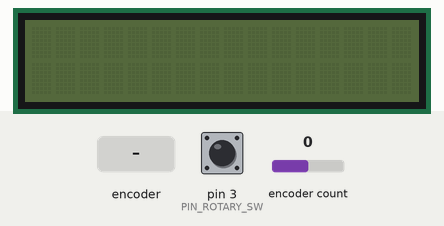
A program run on a simulated Arduino Nano, built with avr-gcc and run on an emulated ATmega328P. Parts: 16×2 character LCD. Inputs (shaded band) come from the test bench; at power-on: encoder count 0, pin 3 (PIN_ROTARY_SW) HIGH.

Above: at 5.6 s.
5.7 s: rotary encoder on pin 3 (PIN_ROTARY_SW) / pin 4 (PIN_ROTARY_DT) turned 3 steps (first pin leading)
At 7.4 s:
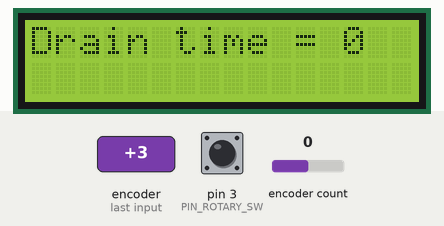
7.8 s: encoder count set to 1
At 8.2 s:
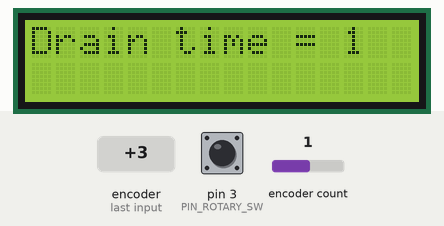
9.3 s: encoder count set to 2
At 10.5 s:
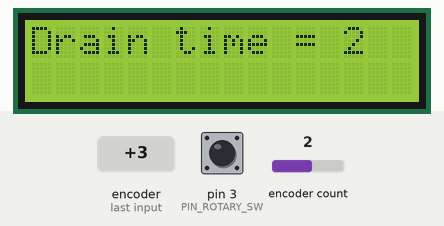
10.8 s: encoder count set to 3
At 16.1 s:
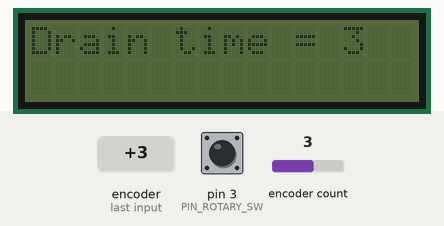
17.3 s: encoder count set to 4
At 18.5 s:
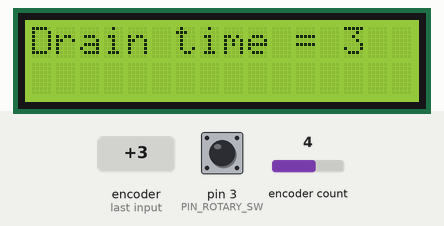
Timing chart, 0 to 20.3 s (numbered marks = the images above; inputs shaded):
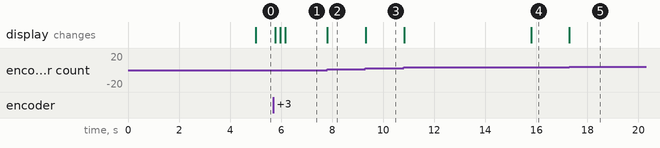

The program:

main.cpp
```cpp
#include <Arduino.h>
#include <LiquidCrystal_I2C.h>
#include "GyverEncoder.h"

#define PIN_ROTARY_CLK 5
#define PIN_ROTARY_DT 4
#define PIN_ROTARY_SW 3
#define LCD_BACKL 1
#define BACKL_TOUT 5

Encoder enc1(5, 4, 3);
LiquidCrystal_I2C lcd(0x27, 16, 2);

int floodValue = 0;
int drainValue = 0;
int curValue = 0;
boolean FDFlag = true;
boolean backlState = true;
uint32_t backlTimer;

void swapValues(int& first, int& second) {
  int temp = first;
  first = second;
  second = temp;
}


void getCurVariable() {
  if (FDFlag == true) {
    curValue = floodValue;
  }
  if (FDFlag == false) {
    curValue = drainValue;
  }
}

void setup() {
  // put your setup code here, to run once:
  Serial.begin(9600);
  lcd.init();
  lcd.backlight();
  lcd.setCursor(0, 0);
  //lcd.print("TEST STRINg");
  enc1.setType(TYPE1);
}

void backlTick() {
  if (LCD_BACKL && backlState && millis() - backlTimer >= BACKL_TOUT * 1000) {
    backlState = false;
    lcd.noBacklight();
    //lcd.clear();
  }
}

void backlOn() {
  backlState = true;
  backlTimer = millis();
  lcd.backlight();
}

void updateLCD() {
  lcd.clear();
  lcd.setCursor(0, 0);
  if (FDFlag == true) {
    lcd.print("Flood time = ");
    lcd.print(curValue);
    swapValues(curValue, floodValue);

  }
  if (FDFlag == false) {
    lcd.print("Drain time = ");
    lcd.print(curValue);
    swapValues(curValue, drainValue);
  }
}

void encoderTick() {
  enc1.tick();
  if (enc1.isTurn()){
    if (backlState) {
      backlTimer = millis();
      getCurVariable();
      if (enc1.isRight()) {
        curValue++;
        updateLCD();
      }
      if (enc1.isLeft()) {
        curValue--;
        updateLCD();
      }

    } else {backlOn();}

  }
  if (enc1.isClick()) {
    backlOn();
    FDFlag = not FDFlag;
    if (backlState) {
      if (FDFlag == true) {
        swapValues(floodValue, curValue);
        }
      else if (FDFlag == false) {
        swapValues(drainValue, curValue);
        }
      updateLCD();
    }
  }
}

void loop() {
  // put your main code here, to run repeatedly:
  encoderTick();
  backlTick();
}
```

Measured:
- after the input at 5.7 s, the display: changes after 0.07 s (image 1)
- after the input at 7.8 s, the display: changes at once (image 2)
- after the input at 9.3 s, the display: changes at once (image 3)
- after the input at 10.8 s, the display: first changes at once (image 4 shows a later state)
- after the input at 17.3 s, the display: changes at once (image 5)
